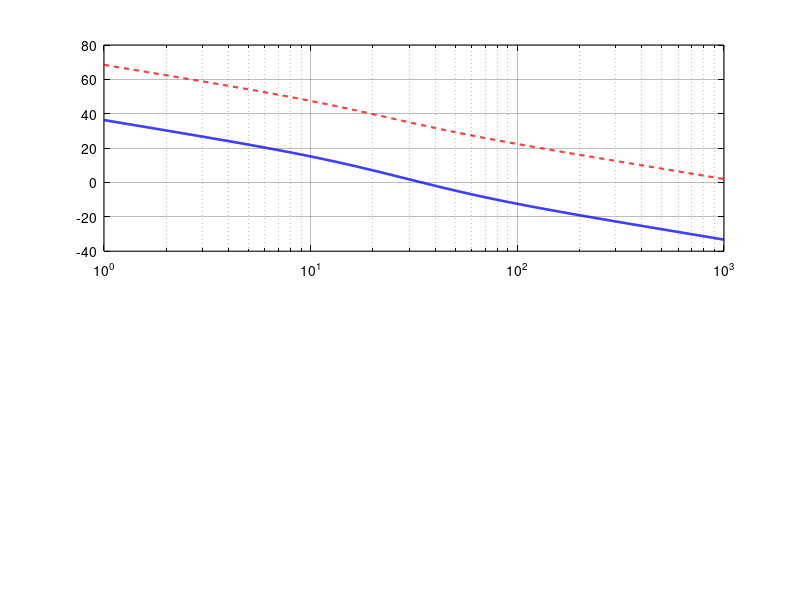

MATLAB code for this plot: (Note: this script raises an error after producing the figure.)
function design_speed_margin_empirical()
% DESIGN_SPEED_MARGIN_EMPIRICAL  Test 2.T1 — ampirik (çalışan) hız PI
% kazancının kararlılık marjı. ANALİTİK PM + margin() doğrulama.
%
% KRİTİK BAĞLAM: Aşama 2.1 conservative kazancı (Kp=0.1163) plant'ı V_eff→ω
% (K=53.89) varsayarak tasarlandı. Ama firmware PI çıkışı *duty*; gerçek plant
% duty→ω = K·Vs/(τs+1), K·Vs=654.8 — yani 12.15× daha yüksek kazanç. Conservative
% kazanç firmware plant'ında devasa kazanç → bang-bang (sim-to-real gap, §11.12).
% Bu betik İKİSİNİ DE gerçek firmware plant'ında (duty→ω) değerlendirir:
%   - ampirik Kp=0.002, Ki=0.1  → çalışan sistemin marjı (2.T1 asıl hedefi)
%   - conservative Kp=0.1163     → neden bang-bang verdiğinin marj-düzeyi kanıtı
%
% ── ANALİTİK PM (ampirik) ────────────────────────────────────────────
% L_e(s) = (Kp+Ki/s)·K·Vs/(τs+1) = 1.3096(s+50)/[s(0.0605s+1)]
% İç kapalı-çevrim ζ_i=0.58 (bkz. design_position_rootlocus.m) →
%   yaklaşık kural PM ≈ 100·ζ_i ≈ 58° ([Franklin2010] §6, ζ<0.7 için)
% margin() ile kesin değer doğrulanır.
%
% Kaynak: [Franklin2010] §6 (margin, PM-ζ ilişkisi), [AstromMurray2008] §10
% Çalıştırma: matlab -batch "cd('matlab/asama_2_kontrol'); design_speed_margin_empirical"

    K = 53.89; tau = 0.0605; Vs = 12.15;
    s = tf('s');
    Gd = (K*Vs)/(tau*s + 1);              % FIRMWARE plant: duty → ω

    Ce = 0.002 + 0.1/s;                   % ampirik (çalışan)
    Cc = 0.1163 + 4.0447/s;              % conservative (2.1, kullanılmıyor)
    Le = Ce*Gd;  Lc = Cc*Gd;

    [Gm_e, Pm_e, ~, Wcp_e] = margin(Le);
    [Gm_c, Pm_c, ~, Wcp_c] = margin(Lc);

    zeta_i = 0.58; PM_analytic = 100*zeta_i;   % yaklaşık kural

    fprintf('=== Test 2.T1 — FIRMWARE plant (duty->omega) marjlari ===\n');
    fprintf('AMPIRIK (Kp=0.002, Ki=0.1):    PM=%.1f deg, GM=%.1f dB, wc=%.1f rad/s\n', ...
        Pm_e, 20*log10(Gm_e), Wcp_e);
    fprintf('  analitik yaklasim PM~100*zeta_i=%.0f deg (margin dogrular)\n', PM_analytic);
    fprintf('CONSERVATIVE (Kp=0.1163) firmware plantinda: PM=%.1f deg, wc=%.1f rad/s\n', ...
        Pm_c, Wcp_c);
    fprintf('  -> dusuk PM / yuksek wc = bang-bang egilimi (sim-to-real gap kaniti)\n');

    here = fileparts(mfilename('fullpath'));
    outdir = fullfile(here, 'results', '2_1_speed_pi');
    if ~exist(outdir, 'dir'); mkdir(outdir); end
    set(groot, 'defaultAxesColor','w', 'defaultAxesXColor','k', 'defaultAxesYColor','k', ...
        'defaultTextColor','k', 'defaultAxesGridColor',[0.15 0.15 0.15], 'defaultAxesGridAlpha',0.3);

    f = figure('Position', [80 80 760 600], 'Color', 'w');
    [me, pe, w] = bode(Le); me = squeeze(me); pe = squeeze(pe);
    [mc, pc] = bode(Lc, w); mc = squeeze(mc); pc = squeeze(pc);

    subplot(2,1,1);
    semilogx(w, 20*log10(me), 'b', 'LineWidth',1.8); hold on; grid on;
    semilogx(w, 20*log10(mc), 'r--', 'LineWidth',1.5);
    yline(0,'k:');
    ylabel('Gain [dB]'); title('Test 2.T1 — Speed PI Margins on Firmware Plant (duty\rightarrow\omega)', 'FontWeight','bold');
    legend('calisan K_p=0.002 (analitik)','conservative K_p=0.1163 (bang-bang)', ...
        'Location','southwest','TextColor','k','Color','w','EdgeColor',[0.6 0.6 0.6]);

    subplot(2,1,2);
    semilogx(w, pe, 'b', 'LineWidth',1.8); hold on; grid on;
    semilogx(w, pc, 'r--', 'LineWidth',1.5);
    yline(-180,'k:');
    ylabel('Phase [deg]'); xlabel('frequency \omega [rad/s]');
    text(1.4, -150, sprintf('calisan: PM=%.0f^\\circ, \\omega_c=%.0f rad/s (guvenli)', Pm_e, Wcp_e), 'Color','b','FontSize',9);
    text(1.4, -165, sprintf('conservative: PM=%.0f^\\circ ama \\omega_c=%.0f >> Nyquist 628', Pm_c, Wcp_c), 'Color','r','FontSize',9);

    exportgraphics(f, fullfile(outdir, '05_margin_empirical_vs_conservative.png'), 'Resolution',150);
    close(f);
    fprintf('Gorsel: %s/05_margin_empirical_vs_conservative.png\n', outdir);
end
